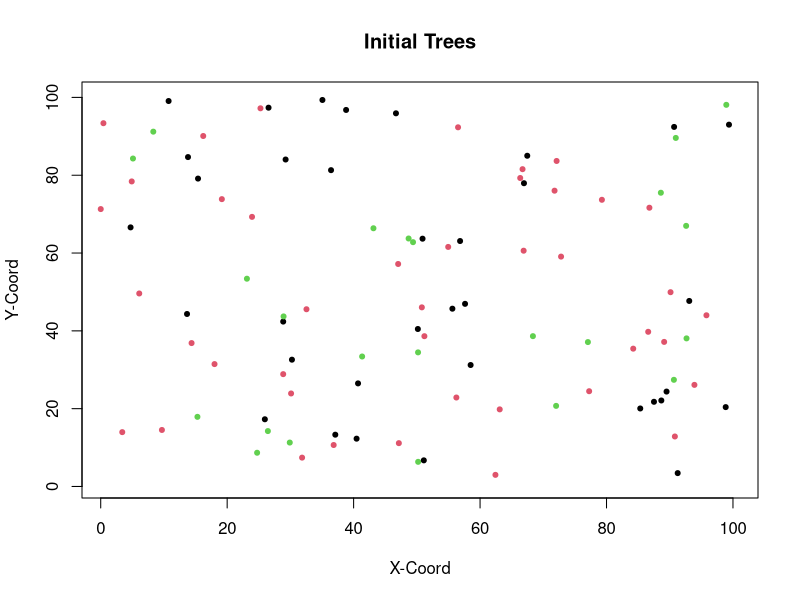

Generate this figure with R: (Note: this script raises an error after producing the figure.)
### Updated with the new carrying capacity equation. Still parameterizing a bit
#Load packages

#Load packages
library(tidyverse) 
library(gridExtra)


### Initialize params ###

# Set up a grid to represent land
#Place individuals on plot
xsize = ysize = 100

numInd = 100
numSpecies = 3
data <-  tibble("ID" = 1:numInd, "age" = 3, 
                 species = sample(numSpecies, numInd, replace = TRUE), "xlocation" = runif(numInd, 0, 100), 
                 "ylocation" = runif(numInd,0,100), "parentalDistance" = 0)

#Ignore:
#sample(150, numInd, replace = TRUE)

herbivores <- data %>%  slice_sample(n = 25) %>% select(-c(ID, age, parentalDistance))
herbivores <- herbivores %>% mutate(ID = 1:nrow(herbivores), age = 0)
plot(data$xlocation, data$ylocation, col = data$species, pch = 20, xlim = c(1,100), ylim = c(1,100),
     xlab = "X-Coord", ylab = "Y-Coord", main = "Initial Trees")



#Set up rates of birth/death/growth etc...
deltaT = 1 #1 year periods of growth
ageChange = deltaT
dispParam = 8 #dispersalParam
DensParam = 0.3 #DensityParamx
# DensParam1 = 2
uniqueSp = unique(data$species)
numYears = 10000



#Carrying Capacity
K= 3500
growthRate = 0.3

#Herbivore initials
HerbDensParam = 4
HerbEffectiveness = 0.84

# Used for summary statistics
speciesPopulation = NULL
herbPop = NULL
agePops = NULL
herbAgePop = NULL
denseSpecies <- NULL

### MAIN LOOP ####


for(t in seq(0, numYears, by = deltaT)){ 
  #grow
  data$age = data$age + deltaT
  herbivores$age = herbivores$age + 1
  
  #disperse seed
  adults <- data[data$age > 3, ]
  seedsPerSpecies <- NULL
  for (i in 1:numSpecies){
    speciesPop = nrow(data[data$species == i,])
    numSeeds <- carryingCapacity(speciesPop, nrow(data), K)
    seedsPerSpecies <- c(seedsPerSpecies, numSeeds)
  }
  Ind = data[1, ]
  babies <- dispersal(adults)
  #survival of seeds
  #babies <- seedPredation(babies, babies$parentalDistance)
  data <- bind_rows(data, babies)
  
  #Background death of adults. Death rate decreases with age
  data <- backgroundDeath(data)
  
  #trees over max age die
  
  countSpecies <- speciesSize(data$species)
  speciesPopulation <-  bind_rows(speciesPopulation, countSpecies)
  
  #Herbivores die
  herbivores <- herbivoreDeath(data, herbivores)
  
  
  #Herbivores reproduce
  newHerbivores <- herbivoreGrowth(data, herbivores)
  herbivores <- bind_rows(herbivores, newHerbivores)
  herbivores <- herbivores[!duplicated(herbivores$xlocation) & !duplicated(herbivores$ylocation),]
  
  #Supplemental
  countHerbs <- speciesSize(herbivores$species)
  herbPop <- bind_rows(herbPop, countHerbs)
  
  #Herbivores damage trees
  data <-  herbivory(data, herbivores)
  
  
  #Supp  functions/Statistics
  ages <- tibble("gen" = t, "babies" = nrow(subset(data, age < 6)), "young" = nrow(subset(data, age >= 6 & age <=20)), "middle aged" = nrow(subset(data, age > 20 &
                                                                                                   age < 50)), 
                 "old" = nrow(subset(data, age >= 50)))
  
  herbAges <- tibble("gen" = t, "babies" = nrow(subset(herbivores, age < 6)), 
                     "young" = nrow(subset(herbivores, age >= 6 & age <=20)),
                     "middle aged" = nrow(subset(herbivores, age > 20 &                                                                                                                                 age < 50)), 
                     "old" = nrow(subset(herbivores, age >= 50)))
  currentDens <- tibble("gen" = t, "num" = speciesDense(data))
  
  denseSpecies <- bind_rows(denseSpecies, currentDens)
  agePops <- bind_rows(agePops, ages)
  herbAgePop <- bind_rows(herbAgePop, herbAges)
  
  #These fucntions plot the trees every generation. I mainly use these when trying to
  #paramterize something so I can see the effects on several generations. Otherwise comment them out
  
  plot(data$xlocation, data$ylocation, col = data$species, pch = 20, xlim = c(1,100), ylim = c(1,100),
       main = "Tree Population Size", ylab = "Count", xlab = "Generation")
  #plot(herbivores$xlocation, herbivores$ylocation, col = herbivores$species, pch = 20, xlim = c(1,100), ylim = c(1,100))
  
  print(t)

}


##### MAIN FUNCTIONS #######

#Carrying Capacity limitis birth rates

carryingCapacity = function(speciesN, totalN, K){
  s = speciesN * growthRate
  popGrowth <- (s*(K-totalN)/K)
  popGrowth <-  ifelse(popGrowth > 0, popGrowth, 0)
  return(popGrowth)
  
}

#Disperse x number of seeds per parent. 

dispersal <- function(Trees){
  babies = NULL
  for(i in 1:numSpecies){
    speciesTree <- Trees[Trees$species == i,]
    if(nrow(speciesTree)> 0){
      #Before running this, we calculate seeds per species using the carrying capacity function
      numBabies <- ceiling(seedsPerSpecies[i])
      #take a random sample of conspecific adult trees to disperse the seeds
      parents <- slice_sample(speciesTree, n = numBabies, replace = TRUE)
      if (nrow(parents)>0){
        for (i in 1:nrow(parents)){
          parent = parents[i,]
          baby = parent[1, ]
          baby$age = as.integer(0)
          baby$ID  = max(data$ID) + i 
          baby$species  =  parent$species
          babyDist = (rnorm(1, mean=0, sd=dispParam))
          r = babyDist * sqrt(runif(1))
          theta = runif(1)*2*pi
          baby$xlocation = ((r*cos(theta)) + parent$xlocation) %% xsize
          baby$ylocation = (((r*sin(theta)) * babyDist) + parent$ylocation) %% ysize
          baby$parentalDistance = abs(r)
          babies <- bind_rows(babies, baby)
        }
      }
      
    }
  }
  return(babies)
}
  



#Natural Background death
backgroundDeath <- function(population){
  living = c()
  probDeath = c()
  for (i in 1:nrow(population)){
    alive <- (runif(1) > 0.01)
    living[i] = alive
  }
  return(population[living,])
}




#### HERBIVORY FUNCTIONS ######


#Herbivory function: herbivores kill trees
herbivory <- function(trees, herbivores){
  deadTrees = NULL
  for (i in 1:nrow(herbivores)){
    indHerbivore = herbivores[i, ]
    infected = data[data$xlocation == indHerbivore$xlocation  & data$ylocation == indHerbivore$ylocation, ]
    probSurv = (((infected$age+1)) / (((indHerbivore$age)+1)*HerbEffectiveness))
    if(probSurv < abs(rnorm(1,mean = 1, sd = 0.2))){
      deadTrees <- bind_rows(deadTrees, infected)
    }
  }
  deadID = deadTrees$ID
  return(subset(trees, !(ID %in% deadID)))
}

herbivoreGrowth <- function(trees, herbivores){
  infectedTrees <- NULL
  for (i in 1:nrow(herbivores)){
    indHerbivore <- herbivores[i, ]
    infectedTree <- subset(trees, xlocation > indHerbivore$xlocation - (HerbDensParam)
                           & xlocation < indHerbivore$xlocation + (HerbDensParam )
                           & ylocation > indHerbivore$ylocation - (HerbDensParam)
                           & ylocation < indHerbivore$ylocation + (HerbDensParam )
                           & species == indHerbivore$species)
    infectedTree <- subset(infectedTree, (xlocation != indHerbivore$xlocation | ylocation != indHerbivore$ylocation))
    infectedTrees <- bind_rows(infectedTrees, infectedTree)
  }
  if(nrow(infectedTrees) > 0){
    newHerbivores <- infectedTrees %>%  select(-c(parentalDistance, ID, age)) %>% 
      mutate(ID = seq(max(herbivores$ID)+1, 
      max(herbivores$ID)+nrow(infectedTrees)), age = 0)
  }else{
    newHerbivores <- NULL
  }
  return(newHerbivores)
}

herbivoreDeath <- function(trees, herbivores){
  dead = NULL
  totalInf = NULL
  for (i in 1:nrow(herbivores)){
    indHerbivore = herbivores[i, ]
    infected = data[data$xlocation == indHerbivore$xlocation  & data$ylocation == indHerbivore$ylocation, ]
    if (nrow(infected) < 1){
      dead <- bind_rows(dead, indHerbivore)
    }
  }
  herbID = dead$ID
  return(subset(herbivores, !(ID %in% herbID)))
}


### SUPPLEMENTAL FUNCTIONS###


#Plot pathogen vs trees
grid.arrange(plotSpecies(speciesPopulation), plotHerbSpecies(herbPop), ncol = 1)

totals <- speciesPopulation %>% mutate(total = (`Species 1` + `Species 2` + `Species 3`))
plot(totals$total, pch = 20, col = "cadetblue3")
#Plot the age distribution over time of trees
agePops1 <-  pivot_longer(agePops, cols = !gen, names_to = "Group", values_to = "Count")
agePopGraph <- ggplot(agePops1, aes(gen, Count, color = Group))+
  geom_line()

herbAgePop1 <-  pivot_longer(herbAgePop, cols = !gen, names_to = "Group", values_to = "Count")
herbAgeGraph <- ggplot(herbAgePop1, aes(gen, Count, color = Group))+
  geom_line()

grid.arrange(agePopGraph, herbAgeGraph, ncol = 1)


#plot adult pop
treesOld <- subset(agePops1, Group == "old")

agePopGraph <- ggplot(treesOld, aes(gen, Count))+
  geom_line()
agePopGraph
#Plot species density
ggplot(data = denseSpecies, aes(x = gen, y= num))+
  geom_line()+
  labs(y = "Population per 5x5",x = "generation", title = "Conspecific density")

#Used to plot population over time
plotSize <- function(popSize){
  popTime <- tibble("gen" = c(1:length(popSize)), "population" = popSize)
  plot(popTime$gen, popTime$population, type = "b", col = "blue")
}

#used to plot average density for a specific parameter
densSize <- function(xlocation, ylocation){
  Densities = NULL
  for (i in seq(0,95, by = 5)){
    popSegment = subset(xlocation, xlocation > i & xlocation < i+5)
    Densities = c(Densities, length(popSegment))
  }
  return(mean(Densities))
}

#Track population of each species
speciesSize <- function(speciesTypes){
  a = speciesTypes[speciesTypes == 1]
  b = speciesTypes[speciesTypes == 2]
  c = speciesTypes[speciesTypes == 3]
  
  df <- tibble("Species 1" = length(a), "Species 2" = length(b), "Species 3" = length(c))
  return(df)
}


#Plot amount of each species
plotSpecies <- function(speciesPopulation){
  speciesPopulation <- add_column(speciesPopulation, gen = 1:nrow(speciesPopulation))
  speciesPopulation <- pivot_longer(speciesPopulation, cols = starts_with("Species"), names_to = "Species",
                             names_prefix = "Species ", values_to = "Count")
  ggplot(data = speciesPopulation, aes(gen, Count, col = Species))+
    geom_point()+
    geom_line()+
    ylim(0, max(speciesPopulation$Count))+
    ylab("Tree Count")
  
}
plotHerbSpecies <- function(speciesPopulation){
  speciesPopulation <- add_column(speciesPopulation, gen = 1:nrow(speciesPopulation))
  speciesPopulation <- pivot_longer(speciesPopulation, cols = starts_with("Species"), names_to = "Species",
                             names_prefix = "Species ", values_to = "Count")
  ggplot(data = speciesPopulation, aes(gen, Count, col = Species))+
    geom_point()+
    geom_line()+
    ylim(0, max(speciesPopulation$Count))+
    ylab("Herbivore Count")
  
}

speciesDense <- function(population){
  totalNeighbors <- tibble("set" = NULL, "neighbors" = NULL)
  for (i in seq(0,100,5)){
      numNeighbors <- nrow(subset(population, species == 1 & xlocation > (i-5) & xlocation <= i
                                  & ylocation > (i-5) & ylocation < (i)))
      currentNeighbors <- tibble("set" = (i/5), "neighbors" = numNeighbors)
      totalNeighbors <- bind_rows(totalNeighbors, currentNeighbors)
  }
  avg = mean(totalNeighbors$neighbors)
  return(avg)
  }
#If want to track pop/dens put this in main loop and recreate variables popSize and avgDens
#Then use plotSize and densSize functions
popSize = c(popSize, nrow(data))
currentDens <- densSize(data$xlocation, data$ylocation)
avgDens <- c(avgDens, currentDens)
